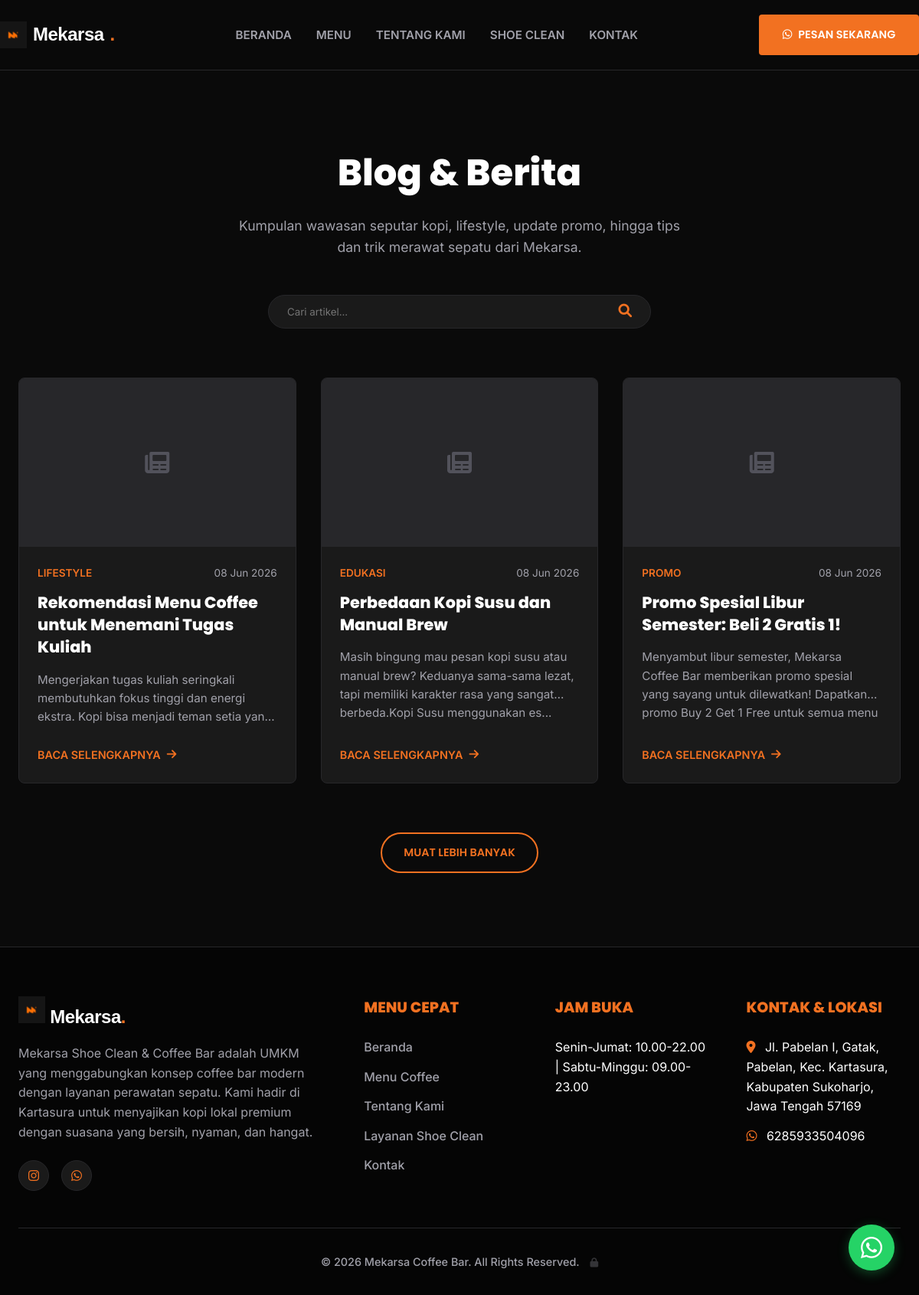
The app's page /articles.php with its own data.
### tables this page shows
CREATE TABLE `settings` (
  `id` int(11) NOT NULL,
  `business_name` varchar(150) NOT NULL,
  `tagline` varchar(150) DEFAULT NULL,
  `description` text DEFAULT NULL,
  `address` text DEFAULT NULL,
  `phone` varchar(20) DEFAULT NULL,
  `whatsapp` varchar(20) DEFAULT NULL,
  `instagram` varchar(100) DEFAULT NULL,
  `maps_link` text DEFAULT NULL,
  `opening_hours` varchar(100) DEFAULT NULL,
  `updated_at` timestamp NOT NULL DEFAULT current_timestamp() ON UPDATE current_timestamp()
);

CREATE TABLE `articles` (
  `id` int(11) NOT NULL,
  `category_id` int(11) NOT NULL,
  `title` varchar(150) NOT NULL,
  `slug` varchar(180) NOT NULL,
  `content` text NOT NULL,
  `image` varchar(255) DEFAULT NULL,
  `status` enum('draft','published') DEFAULT 'draft',
  `created_at` timestamp NOT NULL DEFAULT current_timestamp(),
  `updated_at` timestamp NOT NULL DEFAULT current_timestamp() ON UPDATE current_timestamp()
);

CREATE TABLE `article_categories` (
  `id` int(11) NOT NULL,
  `name` varchar(100) NOT NULL,
  `description` text DEFAULT NULL,
  `created_at` timestamp NOT NULL DEFAULT current_timestamp()
);

### articles.php (the view, shortened to what this page needs)
<?php
try {
    $pdo = getDBConnection();
    $stmt = $pdo->query("SELECT * FROM settings LIMIT 1");
    $settings = $stmt->fetch(PDO::FETCH_ASSOC) ?: [
        'business_name' => 'Mekarsa Coffee Bar',
        'tagline' => 'Coffee First, Clean Vibes Always',
        'description' => '',
        'whatsapp' => '6285933504096',
        'instagram' => '',
        'address' => '',
        'opening_hours' => ''
    ];
    $wa_clean = preg_replace('/[^0-9]/', '', $settings['whatsapp']);
    $search = $_GET['q'] ?? '';
    $query = "SELECT articles.*, article_categories.name as category_name
              FROM articles
              LEFT JOIN article_categories ON articles.category_id = article_categories.id
              WHERE articles.status = 'published'";
    $params = [];
    $query .= " ORDER BY articles.created_at DESC";
    $artStmt = $pdo->prepare($query);
    $artStmt->execute($params);
    $articles = $artStmt->fetchAll(PDO::FETCH_ASSOC);
} catch (PDOException $e) {
    die("Error connecting to database.");
}
?>
<!DOCTYPE html>
<html lang="id">
<head>
    <link href="https://cdnjs.cloudflare.com/ajax/libs/font-awesome/6.0.0/css/all.min.css" rel="stylesheet">
    <link rel="stylesheet" href="public/css/style.css">
</head>
<body>
    <header class="header">
        <div class="container navbar">
            <a href="index.php" class="nav-logo">
                <img src="public/images/logo.png" alt="Mekarsa Logo" class="navbar-logo-img">
                <?= htmlspecialchars(explode(' ', $settings['business_name'])[0]) ?><span>.</span>
            </a>
            <ul class="nav-links" id="navLinks">
                <li><a href="index.php">Beranda</a></li>
                <li><a href="menu.php">Menu</a></li>
                <li><a href="about.php">Tentang Kami</a></li>
                <li><a href="support-service.php">Shoe Clean</a></li>
                <li><a href="contact.php">Kontak</a></li>
            </ul>
            <div class="nav-actions">
                <a href="https://wa.me/<?= $wa_clean ?>" target="_blank" class="btn btn-primary"><i class="fab fa-whatsapp"></i> Pesan Sekarang</a>
            </div>
        </div>
    </header>
    <section class="page-header">
        <div class="container">
            <h1 class="page-title">Blog & Berita</h1>
            <p class="page-subtitle">Kumpulan wawasan seputar kopi, lifestyle, update promo, hingga tips dan trik merawat sepatu dari Mekarsa.</p>
        </div>
    </section>
    <section class="article-section">
        <div class="container">
            <div class="filter-section">
                <div class="search-bar">
                    <form action="articles.php" method="GET" style="display:flex; width:100%;">
                        <input type="text" name="q" placeholder="Cari artikel..." value="<?= htmlspecialchars($search) ?>" style="flex:1;">
                        <button type="submit"><i class="fas fa-search"></i></button>
                    </form>
                </div>
            </div>
            <div class="article-grid">
                <?php if (!empty($articles)): ?>
                    <?php foreach($articles as $article): ?>
                        <article class="article-card">
                            <div class="article-img">
                                <?php if ($article['image']): ?>
                                    <img src="public/uploads/articles/<?= htmlspecialchars($article['image']) ?>" alt="<?= htmlspecialchars($article['title']) ?>">
                                <?php else: ?>
                                    <div style="width:100%; height:100%; background:#27272a; display:flex; align-items:center; justify-content:center;">
                                        <i class="fas fa-newspaper" style="font-size:2rem; color:#52525b;"></i>
                                    </div>
                                <?php endif; ?>
                            </div>
                            <div class="article-content">
                                <div class="article-meta">
                                    <span class="article-category"><?= htmlspecialchars($article['category_name'] ?? 'Artikel') ?></span>
                                    <span><?= date('d M Y', strtotime($article['created_at'])) ?></span>
                                </div>
                                <h3 class="article-title">
                                    <a href="article-detail.php?slug=<?= htmlspecialchars($article['slug']) ?>"><?= htmlspecialchars($article['title']) ?></a>
                                </h3>
                                <p class="article-excerpt"><?= htmlspecialchars(substr(strip_tags($article['content']), 0, 150)) ?>...</p>
                                <div>
                                    <a href="article-detail.php?slug=<?= htmlspecialchars($article['slug']) ?>" class="article-readmore">
                                        Baca Selengkapnya <i class="fas fa-arrow-right"></i>
                                    </a>
                                </div>
                            </div>
                        </article>
                    <?php endforeach; ?>
                <?php else: ?>
                    <p style="grid-column: 1/-1; text-align: center; color: var(--color-gray);">Artikel tidak ditemukan.</p>
                <?php endif; ?>
            </div>
            <div style="text-align: center; margin-top: 4rem;">
                <a href="#" class="btn btn-outline" style="border-radius: 30px;">Muat Lebih Banyak</a>
            </div>
        </div>
    </section>
    <footer id="contact" class="footer">
        <div class="container">
            <div class="footer-grid">
                <div class="footer-col">
                    <a href="index.php" class="nav-logo" style="display: block; margin-bottom: 1rem;">
                        <img src="public/images/logo.png" alt="Mekarsa Logo" class="navbar-logo-img">
                        <?= htmlspecialchars(explode(' ', $settings['business_name'])[0]) ?><span>.</span>
                    </a>
                    <p><?= htmlspecialchars($settings['description'] ?? 'Mekarsa Coffee Bar') ?></p>
                    <div class="social-links">
                        <?php if(!empty($settings['instagram'])): ?>
                            <a href="https://instagram.com/<?= htmlspecialchars($settings['instagram']) ?>" target="_blank"><i class="fab fa-instagram"></i></a>
                        <?php endif; ?>
                        <a href="https://wa.me/<?= $wa_clean ?>" target="_blank"><i class="fab fa-whatsapp"></i></a>
                    </div>
                </div>
                <div class="footer-col">
                                        <h4>Menu Cepat</h4>
                    <ul class="footer-links">
                        <li><a href="index.php">Beranda</a></li>
                        <li><a href="menu.php">Menu Coffee</a></li>
                        <li><a href="about.php">Tentang Kami</a></li>
                        <li><a href="support-service.php">Layanan Shoe Clean</a></li>
                        <li><a href="contact.php">Kontak</a></li>
                    </ul>
                </div>
                <div class="footer-col">
                    <h4>Jam Buka</h4>
                    <ul class="footer-links">
                        <li><?= htmlspecialchars($settings['opening_hours'] ?? 'Buka Setiap Hari') ?></li>
                    </ul>
                </div>
                <div class="footer-col">
                    <h4>Kontak & Lokasi</h4>
                    <ul class="footer-links">
                        <li><i class="fas fa-map-marker-alt" style="color: var(--color-orange); margin-right: 8px;"></i> <?= htmlspecialchars($settings['address'] ?? '') ?></li>
                        <li><i class="fab fa-whatsapp" style="color: var(--color-orange); margin-right: 8px;"></i> <?= htmlspecialchars($settings['whatsapp'] ?? '') ?></li>
                    </ul>
                </div>
            </div>
            <div class="footer-bottom">
                &copy; <?= date('Y') ?> <?= htmlspecialchars($settings['business_name']) ?>. All Rights Reserved.
             <a href="portal-mekarsa/login.php" style="color: inherit; text-decoration: none; margin-left: 10px; opacity: 0.3; transition: opacity 0.3s;" onmouseover="this.style.opacity='1'" onmouseout="this.style.opacity='0.3'" title="Admin Login"><i class="fas fa-lock" style="font-size:0.85em;"></i></a>
            </div>
        </div>
    </footer>
    <a href="https://wa.me/<?= $wa_clean ?>" target="_blank" class="float-wa" title="Hubungi kami via WhatsApp">
        <i class="fab fa-whatsapp"></i>
    </a>
</body>
</html>

### articles.php (style rules this page uses)
.page-header { padding: 6rem 0 3rem; text-align: center; background-color: var(--color-bg-main); }
.page-title { font-size: 3rem; margin-bottom: 1rem; color: var(--color-white); }
.page-subtitle { font-size: 1.1rem; color: var(--color-text-muted); max-width: 600px; margin: 0 auto; }
.article-section { padding-bottom: 6rem; }

### records on screen
settings: business_name "Mekarsa", description "Mekarsa Shoe Clean & Coffee Bar adalah UMKM yang menggabungkan konsep coffee bar modern dengan layanan perawatan sepatu. Kami hadir di Kartasura untuk menyajikan kopi lokal premium dengan suasana yang bersih, nyaman, dan hangat.", opening_hours "Senin-Jumat: 10.00-22.00 | Sabtu-Minggu: 09.00-23.00", address "Jl. Pabelan I, Gatak, Pabelan, Kec. Kartasura, Kabupaten Sukoharjo, Jawa Tengah 57169", whatsapp "6285933504096", business_name "Mekarsa Coffee Bar"
articles: category.name "LIFESTYLE", created_at "08 Jun 2026", title "Rekomendasi Menu Coffee untuk Menemani Tugas Kuliah", content "Mengerjakan tugas kuliah seringkali membutuhkan fokus tinggi dan energi ekstra. Kopi bisa menjadi teman setia…"
articles: category.name "EDUKASI", created_at "08 Jun 2026", title "Perbedaan Kopi Susu dan Manual Brew", content "Masih bingung mau pesan kopi susu atau manual brew? Keduanya sama-sama lezat, tapi memiliki karakter rasa yang sangat berbeda.Kopi Susu menggunakan es"
articles: category.name "PROMO", created_at "08 Jun 2026", title "Promo Spesial Libur Semester: Beli 2 Gratis 1!", content "Menyambut libur semester, Mekarsa Coffee Bar memberikan promo spesial yang sayang untuk dilewatkan! Dapatkan promo Buy 2 Get 1 Free untuk semua…"
